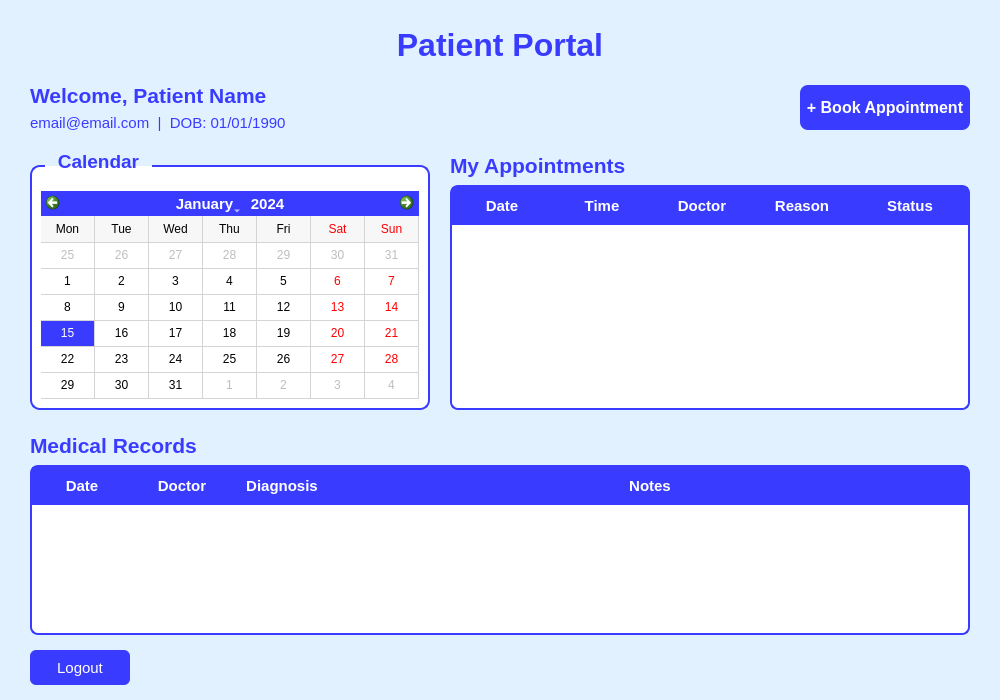
<?xml version="1.0" encoding="UTF-8"?>
<ui version="4.0">
 <class>Dialog</class>
 <widget class="QDialog" name="Dialog">
  <property name="geometry">
   <rect>
    <x>0</x>
    <y>0</y>
    <width>1000</width>
    <height>700</height>
   </rect>
  </property>
  <property name="windowTitle">
   <string>Patient Portal</string>
  </property>
  <property name="styleSheet">
   <string notr="true">background-color: rgb(226, 241, 255);</string>
  </property>
  <widget class="QLabel" name="titleLabel">
   <property name="geometry">
    <rect>
     <x>0</x>
     <y>20</y>
     <width>1000</width>
     <height>50</height>
    </rect>
   </property>
   <property name="styleSheet">
    <string notr="true">color: rgb(57, 60, 255); font-size: 24pt; font-weight: bold;</string>
   </property>
   <property name="text">
    <string>Patient Portal</string>
   </property>
   <property name="alignment">
    <set>Qt::AlignmentFlag::AlignCenter</set>
   </property>
  </widget>
  <widget class="QLabel" name="patientNameLabel">
   <property name="geometry">
    <rect>
     <x>30</x>
     <y>80</y>
     <width>700</width>
     <height>30</height>
    </rect>
   </property>
   <property name="styleSheet">
    <string notr="true">color: rgb(57, 60, 255); font-size: 16pt; font-weight: bold;</string>
   </property>
   <property name="text">
    <string>Welcome, Patient Name</string>
   </property>
  </widget>
  <widget class="QLabel" name="patientInfoLabel">
   <property name="geometry">
    <rect>
     <x>30</x>
     <y>110</y>
     <width>700</width>
     <height>25</height>
    </rect>
   </property>
   <property name="styleSheet">
    <string notr="true">color: rgb(57, 60, 255); font-size: 11pt;</string>
   </property>
   <property name="text">
    <string>email@email.com  |  DOB: 01/01/1990</string>
   </property>
  </widget>
  <widget class="QPushButton" name="BookAppointmentButton">
   <property name="geometry">
    <rect>
     <x>800</x>
     <y>85</y>
     <width>170</width>
     <height>45</height>
    </rect>
   </property>
   <property name="styleSheet">
    <string notr="true">background-color: rgb(57, 60, 255); color: white; font-size: 12pt; font-weight: bold; border-radius: 8px;</string>
   </property>
   <property name="text">
    <string>+ Book Appointment</string>
   </property>
  </widget>
  <widget class="QPushButton" name="LogoutButton">
   <property name="geometry">
    <rect>
     <x>30</x>
     <y>650</y>
     <width>100</width>
     <height>35</height>
    </rect>
   </property>
   <property name="styleSheet">
    <string notr="true">background-color: rgb(57, 60, 255); color: white; font-size: 11pt; border-radius: 6px;</string>
   </property>
   <property name="text">
    <string>Logout</string>
   </property>
  </widget>
  <widget class="QGroupBox" name="calendarGroup">
   <property name="geometry">
    <rect>
     <x>30</x>
     <y>150</y>
     <width>400</width>
     <height>260</height>
    </rect>
   </property>
   <property name="styleSheet">
    <string notr="true">
     QGroupBox {
      font-size: 14pt;
      font-weight: bold;
      color: rgb(57, 60, 255);
      border: 2px solid rgb(57, 60, 255);
      border-radius: 10px;
      margin-top: 15px;
      padding-top: 15px;
      background-color: white;
     }
     QGroupBox::title {
      subcontrol-origin: margin;
      left: 15px;
      padding: 0 10px 0 10px;
     }
    </string>
   </property>
   <property name="title">
    <string>Calendar</string>
   </property>
   <layout class="QVBoxLayout" name="calendarLayout">
    <item>
     <widget class="QCalendarWidget" name="patientCalendar">
      <property name="styleSheet">
       <string notr="true">        QCalendarWidget {
         background-color: white;
         border-radius: 5px;
        }
        QCalendarWidget QToolButton {
         color: rgb(57, 60, 255);
         font-size: 10pt;
         font-weight: bold;
        }
        QCalendarWidget QMenu {
         width: 150px;
         color: white;
         background-color: rgb(57, 60, 255);
        }
        QCalendarWidget QSpinBox {
         width: 100px;
         font-size: 10pt;
         color: rgb(57, 60, 255);
         background-color: white;
        }
        QCalendarWidget QTableView {
         background-color: white;
         selection-background-color: rgb(57, 60, 255);
         selection-color: white;
        }
        QCalendarWidget QAbstractItemView:enabled {
         color: rgb(0, 0, 0);
         background-color: white;
         selection-background-color: rgb(57, 60, 255);
         selection-color: white;
        }
        QCalendarWidget QWidget#qt_calendar_navigationbar {
         background-color: rgb(57, 60, 255);
        }
        QCalendarWidget QToolButton {
         color: white;
         background-color: transparent;
         font-size: 11pt;
         font-weight: bold;
        }
       </string>
      </property>
      <property name="gridVisible">
       <bool>true</bool>
      </property>
      <property name="verticalHeaderFormat">
       <enum>QCalendarWidget::VerticalHeaderFormat::NoVerticalHeader</enum>
      </property>
     </widget>
    </item>
   </layout>
  </widget>
  <widget class="QLabel" name="apptLabel">
   <property name="geometry">
    <rect>
     <x>450</x>
     <y>150</y>
     <width>520</width>
     <height>30</height>
    </rect>
   </property>
   <property name="styleSheet">
    <string notr="true">color: rgb(57, 60, 255); font-size: 16pt; font-weight: bold;</string>
   </property>
   <property name="text">
    <string>My Appointments</string>
   </property>
  </widget>
  <widget class="QTableWidget" name="AppointmentsTable">
   <property name="geometry">
    <rect>
     <x>450</x>
     <y>185</y>
     <width>520</width>
     <height>225</height>
    </rect>
   </property>
   <property name="styleSheet">
    <string notr="true">
     QTableWidget {
      background-color: white;
      font-size: 11pt;
      color: rgb(0,0,0);
      border: 2px solid rgb(57, 60, 255);
      border-radius: 8px;
      gridline-color: #e2e8f0;
     }
     QHeaderView::section {
      background-color: rgb(57, 60, 255);
      color: white;
      font-size: 11pt;
      font-weight: bold;
      padding: 8px;
      border: none;
     }
     QTableWidget::item {
      padding: 5px;
      border-bottom: 1px solid #e2e8f0;
     }
    </string>
   </property>
   <property name="editTriggers">
    <set>QAbstractItemView::EditTrigger::NoEditTriggers</set>
   </property>
   <property name="selectionBehavior">
    <enum>QAbstractItemView::SelectionBehavior::SelectRows</enum>
   </property>
   <property name="rowCount">
    <number>0</number>
   </property>
   <property name="columnCount">
    <number>5</number>
   </property>
   <attribute name="horizontalHeaderStretchLastSection">
    <bool>true</bool>
   </attribute>
   <attribute name="horizontalHeaderMinimumSectionSize">
    <number>80</number>
   </attribute>
   <column>
    <property name="text">
     <string>Date</string>
    </property>
   </column>
   <column>
    <property name="text">
     <string>Time</string>
    </property>
   </column>
   <column>
    <property name="text">
     <string>Doctor</string>
    </property>
   </column>
   <column>
    <property name="text">
     <string>Reason</string>
    </property>
   </column>
   <column>
    <property name="text">
     <string>Status</string>
    </property>
   </column>
  </widget>
  <widget class="QLabel" name="recordsLabel">
   <property name="geometry">
    <rect>
     <x>30</x>
     <y>430</y>
     <width>940</width>
     <height>30</height>
    </rect>
   </property>
   <property name="styleSheet">
    <string notr="true">color: rgb(57, 60, 255); font-size: 16pt; font-weight: bold;</string>
   </property>
   <property name="text">
    <string>Medical Records</string>
   </property>
  </widget>
  <widget class="QTableWidget" name="RecordsTable">
   <property name="geometry">
    <rect>
     <x>30</x>
     <y>465</y>
     <width>940</width>
     <height>170</height>
    </rect>
   </property>
   <property name="styleSheet">
    <string notr="true">
     QTableWidget {
      background-color: white;
      font-size: 11pt;
      color: rgb(0,0,0);
      border: 2px solid rgb(57, 60, 255);
      border-radius: 8px;
      gridline-color: #e2e8f0;
     }
     QHeaderView::section {
      background-color: rgb(57, 60, 255);
      color: white;
      font-size: 11pt;
      font-weight: bold;
      padding: 8px;
      border: none;
     }
     QTableWidget::item {
      padding: 5px;
      border-bottom: 1px solid #e2e8f0;
     }
    </string>
   </property>
   <property name="editTriggers">
    <set>QAbstractItemView::EditTrigger::NoEditTriggers</set>
   </property>
   <property name="selectionBehavior">
    <enum>QAbstractItemView::SelectionBehavior::SelectRows</enum>
   </property>
   <property name="rowCount">
    <number>0</number>
   </property>
   <property name="columnCount">
    <number>4</number>
   </property>
   <attribute name="horizontalHeaderStretchLastSection">
    <bool>true</bool>
   </attribute>
   <column>
    <property name="text">
     <string>Date</string>
    </property>
   </column>
   <column>
    <property name="text">
     <string>Doctor</string>
    </property>
   </column>
   <column>
    <property name="text">
     <string>Diagnosis</string>
    </property>
   </column>
   <column>
    <property name="text">
     <string>Notes</string>
    </property>
   </column>
  </widget>
 </widget>
 <resources/>
 <connections/>
</ui>
